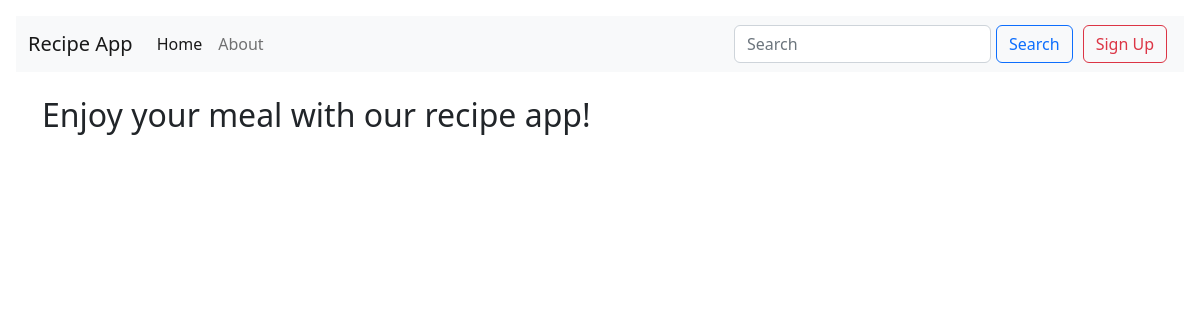
The app's page /, older data.
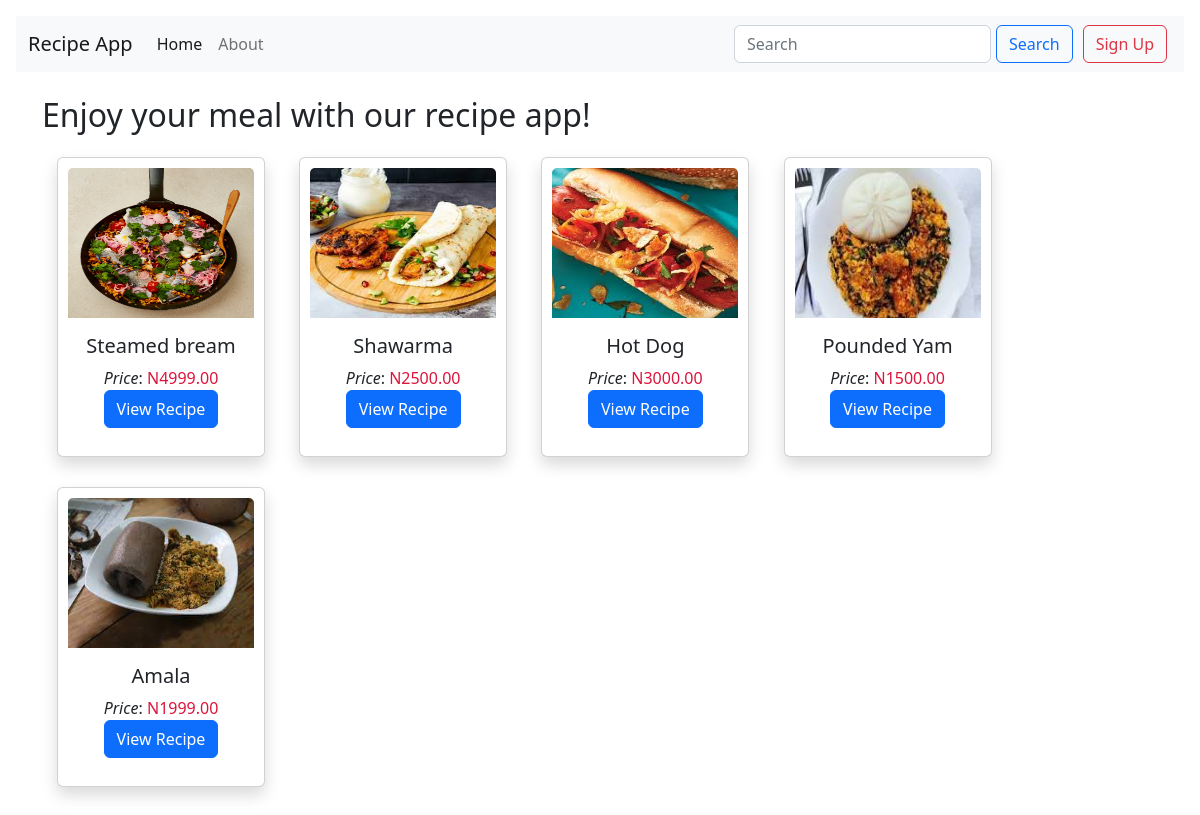
The same page, newer data.
### recipe_app/models.py (models this page shows, shortened)
class Recipe(models.Model):
    name = models.CharField(max_length=100)
    description = models.TextField()
    price = models.DecimalField(decimal_places=2, max_digits=10)
    image = models.ImageField(upload_to="recipes/")
    owner = models.ForeignKey(User, on_delete=models.CASCADE, null=True)
    date_created = models.DateTimeField(auto_now=True)

### recipe_app/views.py (the view)
# urls.py: path("", views.home, name="home"),
def home(request):
    user = request.user
    recipes = Recipe.objects.all()
    context = {
        "recipes": recipes,
        "user": user
    }
    return render(request, "recipe_app/index.html", context)

### templates/recipe_app/index.html
{% extends "recipe_app/layout.html" %}
{% block content %}
<h2>Enjoy your meal with our recipe app!</h2>
{% for recipe in recipes reversed %}
<div
  class="card shadow"
  style="
    width: 13rem;
    display: inline-flex;
    margin: 15px;
    padding: 10px;
    height: 300px;
  "
>
  <img
    src="{{recipe.image.url}}"
    class="card-img-top"
    alt="{{recipe.name}}"
    height="150px"
  />
  <div class="card-body" style="text-align: center">
    <h5 class="card-title">{{recipe.name}}</h5>
    <em>Price</em>:<span style="color: crimson"> N{{recipe.price}}</span><br />
    <a href="recipe/{{recipe.pk}}" class="btn btn-primary">View Recipe</a>
  </div>
</div>
{% endfor %} {% endblock content %}

### templates/recipe_app/layout.html (shortened to what this page needs)
<!DOCTYPE html>
<html lang="en">
  <head>
    <link
      href="https://cdn.jsdelivr.net/npm/bootstrap@5.2.1/dist/css/bootstrap.min.css"
      rel="stylesheet"
    />
    <link
      href="https://getbootstrap.com/docs/5.2/assets/css/docs.css"
      rel="stylesheet"
    />
  </head>
  <body class="p-3 m-0 border-0 bd-example">
    <nav class="navbar navbar-expand-lg bg-light">
      <div class="container-fluid">
        <a class="navbar-brand" href="/">Recipe App</a>
        <div class="collapse navbar-collapse" id="navbarSupportedContent">
          <ul class="navbar-nav me-auto mb-2 mb-lg-0">
            <li class="nav-item">
              <a class="nav-link active" aria-current="page" href="/">Home</a>
            </li>
            <li class="nav-item">
              <a class="nav-link" href="/about/">About</a>
            </li>
          </ul>
          <form action="/search/" method="POST" class="d-flex" role="search">
            <input
              class="form-control mr-sm-2"
              type="search"
              placeholder="Search"
              aria-label="Search"
              name="search"
            />
            <button
              class="btn btn-outline-primary my-2 my-sm-0"
              type="submit"
              style="margin: 5px"
            >
              Search
            </button>
          </form>
          {% if user.is_authenticated %}
          <a
            href="/logout/"
            class="btn btn-outline-danger my-2 my-sm-0 ml-3"
            type="submit"
            style="margin: 5px"
          >
            Logout</a
          >
          {% else %}
          <a
            href="/signup/"
            class="btn btn-outline-danger my-2 my-sm-0 ml-3"
            type="submit"
            style="margin: 5px"
          >
            Sign Up</a
          >
          {% endif %}
        </div>
      </div>
    </nav>
    <div class="container">
      <br />{% block content %} {% endblock content %}
    </div>
  </body>
</html>

Row changes from the older to the newer data that the page shows:
added Recipe: image (picture), name "Steamed bream", price "4999.00"
added Recipe: image (picture), name "Shawarma", price "2500.00"
added Recipe: image (picture), name "Hot Dog", price "3000.00"
added Recipe: image (picture), name "Pounded Yam", price "1500.00"
added Recipe: image (picture), name "Amala", price "1999.00"
